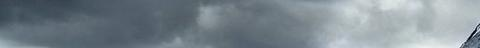
#> input picture python/resource/bgimg/images/00000_26645.jpg, 480 x 48 px, given as the content of the folder ./bgimg2, which was not available
$ python ImageFile.py
#> lines starting #> are read from the running program, lines starting #| are printed output that depends on the picture; pictures that were not available may be replaced by others from this repository, and a replacement may not be noted
import tensorflow as tf
import numpy as np
import os,string,random
import cv2
from Config import Config,sparse_tuple_from_label

# [78 lines left out: functions random_rotation, random_padding, augment_data, not called in this run]

def gen_crop_bg(im, size, out_dir, width, height):
#> called with size = 1000, out_dir = './bgimg/images/', width = 360, height = 42
    bX, bY = im.size
#> bX = 480; bY = 48
    x, y = width, height
    for i in range(size):
        xOffset = random.randrange(0, (bX-x))  # 长度,横轴; 左边:0, 右边: backX-imageX
        yOffset = random.randrange(0, (bY-y))  # 高度,竖轴; 顶部:0, 底部: backY-imageY，
        box = [xOffset, yOffset, (x+xOffset), (y+yOffset)]
        ii = im.crop(box=box) # x0,y0,x1,y1 (left, upper, right, lower)
        #print(ii.size)
        img_filename = '{:05}_{:02}.jpg'.format(i, random.randrange(10, 90))
        ii.save(os.path.join(out_dir, img_filename))
#> this loop made 1000 passes
#> (xOffset, yOffset, box) on passes 1 to 3: (108, 3, [108, 3, 468, 45]), (5, 2, [5, 2, 365, 44]), (62, 3, [62, 3, 422, 45])
#> pass 1, in gen_crop_bg, `ii = im.crop(box=box)`:
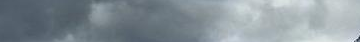
#> ii: PIL image 360x42 RGB; mean R, G, B 134.3, 145.4, 152.1
#> pass 2, in gen_crop_bg, `ii = im.crop(box=box)`:
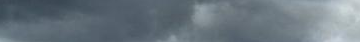
#> ii: PIL image 360x42 RGB; mean R, G, B 105.7, 118, 126.9
#> pass 3, in gen_crop_bg, `ii = im.crop(box=box)`:
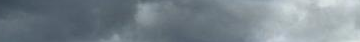
#> ii: PIL image 360x42 RGB; mean R, G, B 121.3, 133, 140.7
#> after the loop:
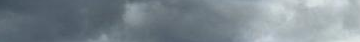
#> ii: PIL image 360x42 RGB; mean R, G, B 124.6, 136.1, 143.5

# [57 lines left out: functions test_gen_crop_bg, rgb2gray, get_image_files, check_image_files, not called in this run]

def sparse_tuple_from_label2(labels_ids):
    i, v, s = sparse_tuple_from_label(labels_ids)
    return tf.SparseTensor(i, v, s)

def encoding_str(labels_str_list):
    return [str(labels_str, encoding='utf-8') for labels_str in labels_str_list]

class ImageFileIterator:
    """
    data_augmentation Data augmentation on an image (padding, brightness, contrast, rotation)
    """
    # [120 lines left out: functions __init__, input_pipeline3, input_pipeline, input_pipeline2, not called in this run]


if __name__ == '__main__':
    import PIL.Image as Image

    bgimgs = os.listdir("./bgimg2")
    x, y = 360, 42
    for bg in bgimgs:
        gen_crop_bg(Image.open("./bgimg2/" + bg), 1000, "./bgimg/images/", x, y)

$ run again, on python/resource/bgimg/images/00011_59.jpg
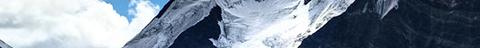
#> input picture python/resource/bgimg/images/00011_59.jpg, 480 x 48 px, given as the content of the folder ./bgimg2, which was not available
#> bX = 480; bY = 48
#> the loop in gen_crop_bg, `for i in range(size):` made 1000 passes
#> (xOffset, yOffset, box) on passes 1 to 3: (108, 3, [108, 3, 468, 45]), (5, 2, [5, 2, 365, 44]), (62, 3, [62, 3, 422, 45])
#> pass 1, in gen_crop_bg, `ii = im.crop(box=box)`:
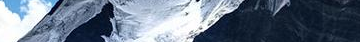
#> ii: PIL image 360x42 RGB; mean R, G, B 103.3, 116.6, 134
#> after the loop in gen_crop_bg, `for i in range(size):`:
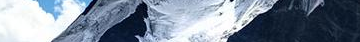
#> ii: PIL image 360x42 RGB; mean R, G, B 124.4, 137, 152.9

$ run again, on python/resource/bgimg/images/00014_45210.jpg
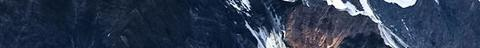
#> input picture python/resource/bgimg/images/00014_45210.jpg, 480 x 48 px, given as the content of the folder ./bgimg2, which was not available
#> bX = 480; bY = 48
#> the loop in gen_crop_bg, `for i in range(size):` made 1000 passes
#> (xOffset, yOffset, box) on passes 1 to 3: (108, 3, [108, 3, 468, 45]), (5, 2, [5, 2, 365, 44]), (62, 3, [62, 3, 422, 45])
#> pass 1, in gen_crop_bg, `ii = im.crop(box=box)`:
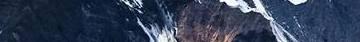
#> ii: PIL image 360x42 RGB; mean R, G, B 48.9, 61.7, 84.5
#> after the loop in gen_crop_bg, `for i in range(size):`:
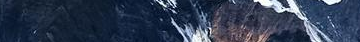
#> ii: PIL image 360x42 RGB; mean R, G, B 47, 59.4, 81.3
